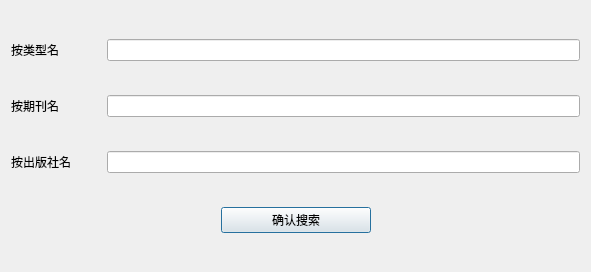
<?xml version="1.0" encoding="UTF-8"?>
<ui version="4.0">
 <class>DSearchJournal</class>
 <widget class="QDialog" name="DSearchJournal">
  <property name="geometry">
   <rect>
    <x>0</x>
    <y>0</y>
    <width>591</width>
    <height>272</height>
   </rect>
  </property>
  <property name="windowTitle">
   <string>搜索期刊</string>
  </property>
  <layout class="QVBoxLayout" name="verticalLayout">
   <item>
    <layout class="QHBoxLayout" name="horizontalLayout">
     <item>
      <widget class="QLabel" name="label_typee">
       <property name="minimumSize">
        <size>
         <width>90</width>
         <height>0</height>
        </size>
       </property>
       <property name="text">
        <string>按类型名</string>
       </property>
      </widget>
     </item>
     <item>
      <widget class="QLineEdit" name="line_typee"/>
     </item>
    </layout>
   </item>
   <item>
    <layout class="QHBoxLayout" name="horizontalLayout_2">
     <item>
      <widget class="QLabel" name="label_name">
       <property name="minimumSize">
        <size>
         <width>90</width>
         <height>0</height>
        </size>
       </property>
       <property name="text">
        <string>按期刊名</string>
       </property>
      </widget>
     </item>
     <item>
      <widget class="QLineEdit" name="line_name"/>
     </item>
    </layout>
   </item>
   <item>
    <layout class="QHBoxLayout" name="horizontalLayout_3">
     <item>
      <widget class="QLabel" name="label_publisher">
       <property name="minimumSize">
        <size>
         <width>90</width>
         <height>0</height>
        </size>
       </property>
       <property name="text">
        <string>按出版社名</string>
       </property>
      </widget>
     </item>
     <item>
      <widget class="QLineEdit" name="line_publisher"/>
     </item>
    </layout>
   </item>
   <item>
    <layout class="QHBoxLayout" name="horizontalLayout_4">
     <item>
      <spacer name="horizontalSpacer">
       <property name="orientation">
        <enum>Qt::Horizontal</enum>
       </property>
       <property name="sizeHint" stdset="0">
        <size>
         <width>40</width>
         <height>20</height>
        </size>
       </property>
      </spacer>
     </item>
     <item>
      <widget class="QPushButton" name="btn_confirm">
       <property name="minimumSize">
        <size>
         <width>150</width>
         <height>0</height>
        </size>
       </property>
       <property name="text">
        <string>确认搜索</string>
       </property>
       <property name="icon">
        <iconset resource="MainWin.qrc">
         <normaloff>:/Icon/Resources/图标/accept_approve_comfirm_ok_tick_yes.png</normaloff>:/Icon/Resources/图标/accept_approve_comfirm_ok_tick_yes.png</iconset>
       </property>
      </widget>
     </item>
     <item>
      <spacer name="horizontalSpacer_2">
       <property name="orientation">
        <enum>Qt::Horizontal</enum>
       </property>
       <property name="sizeHint" stdset="0">
        <size>
         <width>40</width>
         <height>20</height>
        </size>
       </property>
      </spacer>
     </item>
    </layout>
   </item>
  </layout>
 </widget>
 <layoutdefault spacing="6" margin="11"/>
 <resources>
  <include location="MainWin.qrc"/>
 </resources>
 <connections/>
</ui>
